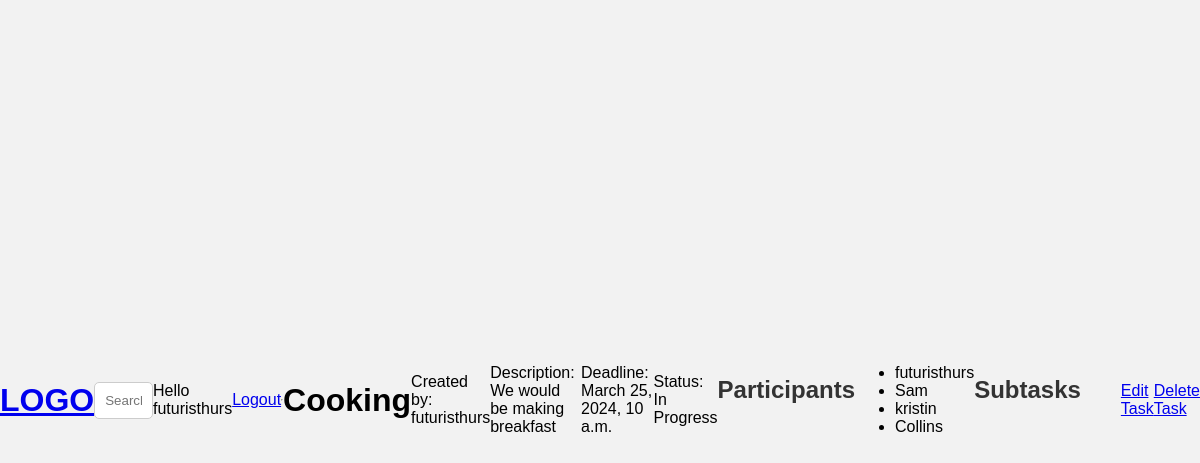
The page /task/1/ (signed in) on the database its author committed.
### task/models.py (models this page shows, shortened)
class Task(models.Model):
    creator = models.ForeignKey(User, on_delete=models.SET_NULL, null=True)
    title = models.CharField( max_length=100, null=True)
    description = models.TextField()
    created = models.DateTimeField(auto_now_add=True)
    deadline = models.DateTimeField()
    completed = models.BooleanField(default=False)
    completed_date = models.DateTimeField(null=True, blank=True)
    updated = models.DateField(auto_now=True)
    participants = models.ManyToManyField(User, blank=True, related_name='students')
    roles = models.ManyToManyField(Role, blank=True, related_name='roles')

### task/views.py (the view)
# urls.py: path('<int:pk>/', views.taskDetails, name='task_details'),
@login_required
def taskDetails(request, pk):
    task = get_object_or_404(Task, pk=pk)
    context = {'task': task}
    return render(request, 'task/task_details.html', context)

### task/templates/task/task_details.html (shortened to what this page needs)
{% extends 'main.html' %}
{% block content %}
    <h1>{{ task.title }}</h1>
    <p>Created by: {{ task.creator.username }}</p>
    <p>Description: {{ task.description }}</p>
    <p>Deadline: {{ task.deadline }}</p>
    {% if task.completed %}
        <p>Completed on: {{ task.completed_date }}</p>
    {% else %}
        <p>Status: In Progress</p>
    {% endif %}
    <h2>Participants</h2>
    <ul>
        {% for participant in task.participants.all %}
            <li>{{ participant.username }}</li>
        {% endfor %}
    </ul>
    <h2>Subtasks</h2>
    <a href="{% url 'task_update' task.pk %}">Edit Task</a>
    <a href="{% url 'task_delete' task.pk %}">Delete Task</a>
{% endblock content %}

### templates/navbar.html
<a href="/">
    <h1>LOGO</h1>
</a>
<form method="GET" action="{% url 'home' %}">
    <input type="text" name="q" placeholder="Search Rooms..."/>
</form>
{% if request.user.is_authenticated %}
<p>Hello {{request.user}} </p>
<a href="{% url 'logout' %}">Logout</a>
{% else %}
<a href="{% url 'login' %}">Login</a>
{% endif %}
<hr>

### static/styles/main.css (style rules this page uses)
body { font-family: Arial, sans-serif; background-color: #f2f2f2; margin: 0; display: flex; justify-content: center; align-items: center; height: 100vh; }
h2 { margin-top: 0; color: #333; }
input[type="text"], input[type="password"] { width: 100%; padding: 10px; margin: 10px 0; border: 1px solid #ccc; border-radius: 5px; box-sizing: border-box; }

### rows shown on the page
Task: title "Cooking", creator.username "futuristhurs", description "We would be making breakfast", deadline "March 25, 2024, 10 a.m."

### other values the page prints
{{ request.user }} "futuristhurs"
{{ participant.username }} "futuristhurs"
{{ participant.username }} "Sam"
{{ participant.username }} "kristin"
{{ participant.username }} "Collins"
